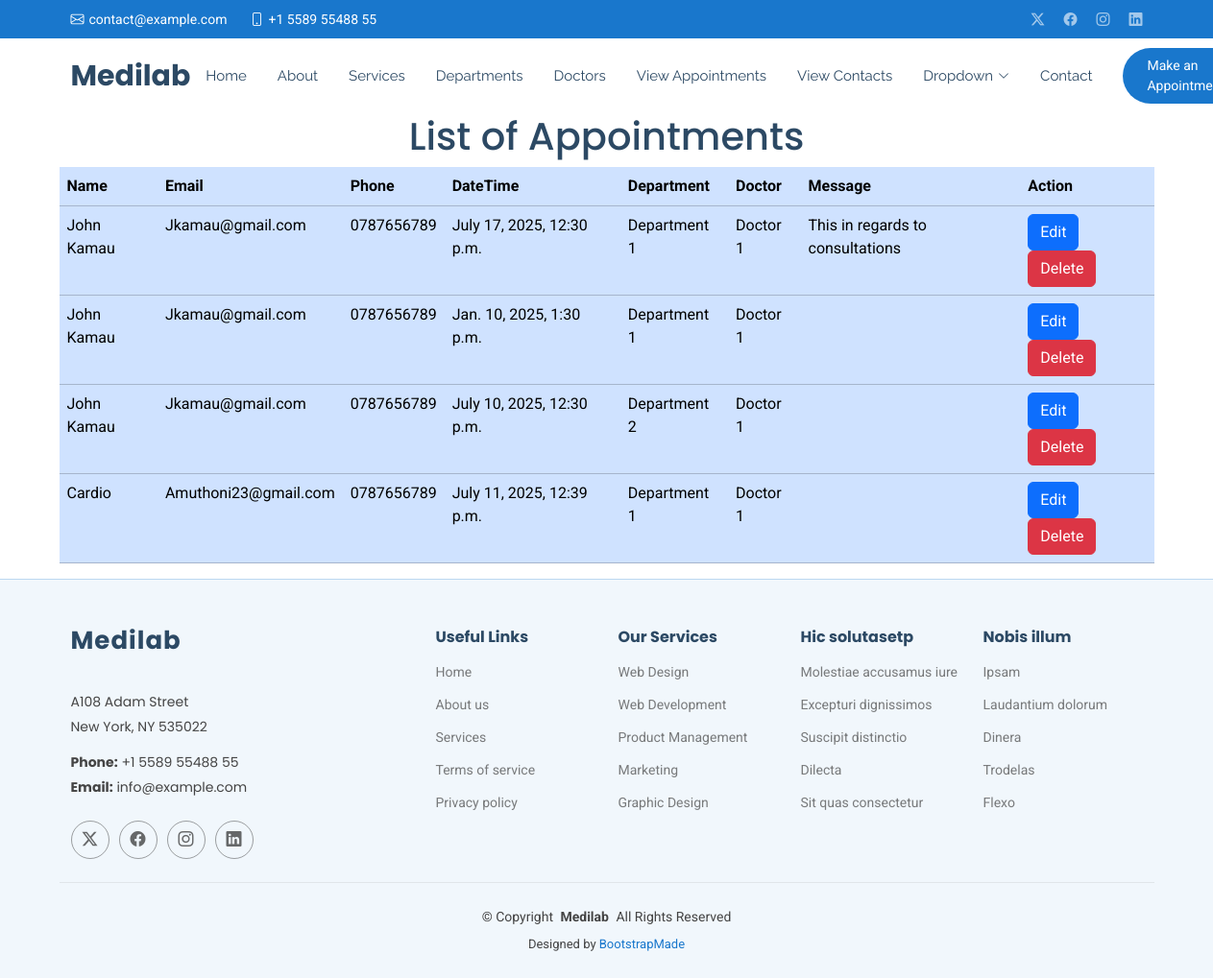
/show/, run on an earlier commit of the app's database.
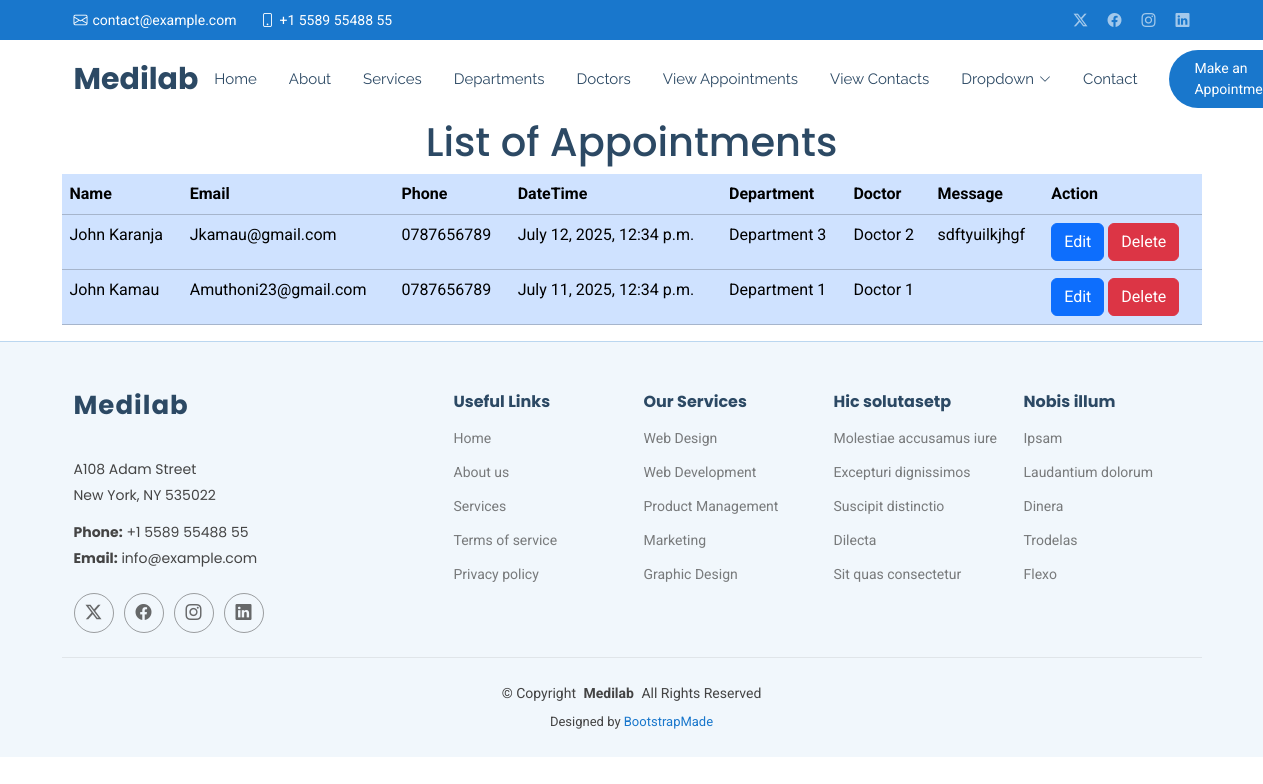
And on a later commit of the database.
### myapp/models.py (models this page shows, shortened)
class Appointment(models.Model):
    name =models.CharField(max_length=100)
    email = models.EmailField()
    phone = models.CharField(max_length=20)
    datetime =models.DateTimeField()
    department = models.CharField(max_length=100)
    doctor = models.CharField(max_length=100)
    message = models.TextField()

### myapp/views.py (the view)
# urls.py: path('show/', views.show, name='show'),
def show(request):
  all = Appointment.objects.all()
  return render(request,'show.html',{'all':all})

### templates/show.html
{% extends 'starter-page.html' %}
{% load static %}
{% block content %}
    <h1 class="text-center">List of Appointments</h1>
    <table class="table table-primary container">
    <tr>
        <th>Name</th>
        <th>Email</th>
        <th>Phone</th>
        <th>DateTime</th>
        <th>Department</th>
        <th>Doctor</th>
        <th>Message</th>
        <th>Action</th>
    </tr>
    {% for appointment in all %}
       <tr>
           <td>{{ appointment.name }}</td>
           <td>{{ appointment.email }}</td>
           <td>{{ appointment.phone }}</td>
           <td>{{ appointment.datetime }}</td>
           <td>{{ appointment.department }}</td>
           <td>{{ appointment.doctor }}</td>
           <td>{{ appointment.message }}</td>
           <td>
               <a href="/edit/{{ appointment.id }}" class="btn btn-primary">Edit</a>
               <a href="/delete/{{ appointment.id }}" class="btn btn-danger">Delete</a>
           </td>
       </tr>
    {% endfor %}
    </table>
{% endblock %}

### templates/starter-page.html (shortened to what this page needs)
<!DOCTYPE html>
<html lang="en">
<head>
    {% load static %}
  <link href="{% static 'assets/vendor/bootstrap/css/bootstrap.min.css' %}" rel="stylesheet">
  <link href="{% static 'assets/vendor/bootstrap-icons/bootstrap-icons.css' %}" rel="stylesheet">
  <link href="{% static 'assets/vendor/aos/aos.css' %}" rel="stylesheet">
  <link href="{% static 'assets/vendor/fontawesome-free/css/all.min.css' %}" rel="stylesheet">
  <link href="{% static 'assets/vendor/glightbox/css/glightbox.min.css' %}" rel="stylesheet">
  <link href="{% static 'assets/vendor/swiper/swiper-bundle.min.css' %}" rel="stylesheet">
  <link href="{% static 'assets/css/main.css' %}" rel="stylesheet">
</head>
<body class="starter-page-page">
  <header id="header" class="header sticky-top">
    <div class="topbar d-flex align-items-center">
      <div class="container d-flex justify-content-center justify-content-md-between">
        <div class="contact-info d-flex align-items-center">
          <i class="bi bi-envelope d-flex align-items-center"><a href="mailto:contact@example.com">contact@example.com</a></i>
          <i class="bi bi-phone d-flex align-items-center ms-4"><span>+1 5589 55488 55</span></i>
        </div>
        <div class="social-links d-none d-md-flex align-items-center">
          <a href="#" class="twitter"><i class="bi bi-twitter-x"></i></a>
          <a href="#" class="facebook"><i class="bi bi-facebook"></i></a>
          <a href="#" class="instagram"><i class="bi bi-instagram"></i></a>
          <a href="#" class="linkedin"><i class="bi bi-linkedin"></i></a>
        </div>
      </div>
    </div>
    <div class="branding d-flex align-items-center">
      <div class="container position-relative d-flex align-items-center justify-content-between">
        <a href="index.html" class="logo d-flex align-items-center me-auto">
          <h1 class="sitename">Medilab</h1>
        </a>
        <nav id="navmenu" class="navmenu">
          <ul>
            <li><a href="{% url 'index' %}">Home<br></a></li>
            <li><a href="{% url 'about' %}">About</a></li>
            <li><a href="{% url 'services' %}">Services</a></li>
            <li><a href="{% url 'departments' %}">Departments</a></li>
            <li><a href="{% url 'doctors' %}">Doctors</a></li>
            <li><a href="{% url 'show' %}">View Appointments</a></li>
            <li><a href="{% url 'showcontact' %}">View Contacts</a></li>
            <li class="dropdown"><a href="#"><span>Dropdown</span> <i class="bi bi-chevron-down toggle-dropdown"></i></a>
            </li>
            <li><a href="{% url 'contact' %}">Contact</a></li>
          </ul>
        </nav>
        <a class="cta-btn d-none d-sm-block" href="{% url 'appointment' %}">Make an Appointment</a>
      </div>
    </div>
  </header>
  <main class="main">
{% block content %}
{% endblock %}
  </main>
  <footer id="footer" class="footer light-background">
    <div class="container footer-top">
      <div class="row gy-4">
        <div class="col-lg-4 col-md-6 footer-about">
          <a href="index.html" class="logo d-flex align-items-center">
            <span class="sitename">Medilab</span>
          </a>
          <div class="footer-contact pt-3">
            <p>A108 Adam Street</p>
            <p>New York, NY 535022</p>
            <p class="mt-3"><strong>Phone:</strong> <span>+1 5589 55488 55</span></p>
            <p><strong>Email:</strong> <span>info@example.com</span></p>
          </div>
          <div class="social-links d-flex mt-4">
            <a href=""><i class="bi bi-twitter-x"></i></a>
            <a href=""><i class="bi bi-facebook"></i></a>
            <a href=""><i class="bi bi-instagram"></i></a>
            <a href=""><i class="bi bi-linkedin"></i></a>
          </div>
        </div>
        <div class="col-lg-2 col-md-3 footer-links">
          <h4>Useful Links</h4>
          <ul>
            <li><a href="#">Home</a></li>
            <li><a href="#">About us</a></li>
            <li><a href="#">Services</a></li>
            <li><a href="#">Terms of service</a></li>
            <li><a href="#">Privacy policy</a></li>
          </ul>
        </div>
        <div class="col-lg-2 col-md-3 footer-links">
          <h4>Our Services</h4>
          <ul>
            <li><a href="#">Web Design</a></li>
            <li><a href="#">Web Development</a></li>
            <li><a href="#">Product Management</a></li>
            <li><a href="#">Marketing</a></li>
            <li><a href="#">Graphic Design</a></li>
          </ul>
        </div>
        <div class="col-lg-2 col-md-3 footer-links">
          <h4>Hic solutasetp</h4>
          <ul>
            <li><a href="#">Molestiae accusamus iure</a></li>
            <li><a href="#">Excepturi dignissimos</a></li>
            <li><a href="#">Suscipit distinctio</a></li>
            <li><a href="#">Dilecta</a></li>
            <li><a href="#">Sit quas consectetur</a></li>
          </ul>
        </div>
        <div class="col-lg-2 col-md-3 footer-links">
          <h4>Nobis illum</h4>
          <ul>
            <li><a href="#">Ipsam</a></li>
            <li><a href="#">Laudantium dolorum</a></li>
            <li><a href="#">Dinera</a></li>
            <li><a href="#">Trodelas</a></li>
            <li><a href="#">Flexo</a></li>
          </ul>
        </div>
      </div>
    </div>
    <div class="container copyright text-center mt-4">
      <p>© <span>Copyright</span> <strong class="px-1 sitename">Medilab</strong> <span>All Rights Reserved</span></p>
      <div class="credits">
        Designed by <a href="https://bootstrapmade.com/">BootstrapMade</a>
      </div>
    </div>
  </footer>
</body>
</html>

What changed in the data, as far as the page shows it:
removed Appointment: name "John Kamau", email "Jkamau@gmail.com", phone "0787656789", datetime "July 17, 2025, 12:30 p.m.", department "Department 1", doctor "Doctor 1", message "This in regards to consultations"
removed Appointment: name "John Kamau", email "Jkamau@gmail.com", phone "0787656789", datetime "Jan. 10, 2025, 1:30 p.m.", department "Department 1", doctor "Doctor 1"
removed Appointment: name "Cardio", email "Amuthoni23@gmail.com", phone "0787656789", datetime "July 11, 2025, 12:39 p.m.", department "Department 1", doctor "Doctor 1"
changed Appointment "Jkamau@gmail.com": name "John Kamau" → "John Karanja"; datetime "July 10, 2025, 12:30 p.m." → "July 12, 2025, 12:34 p.m."; department "Department 2" → "Department 3"; doctor "Doctor 1" → "Doctor 2"; message (not shown) → "sdftyuilkjhgf"
added Appointment: name "John Kamau", email "Amuthoni23@gmail.com", phone "0787656789", datetime "July 11, 2025, 12:34 p.m.", department "Department 1", doctor "Doctor 1"
